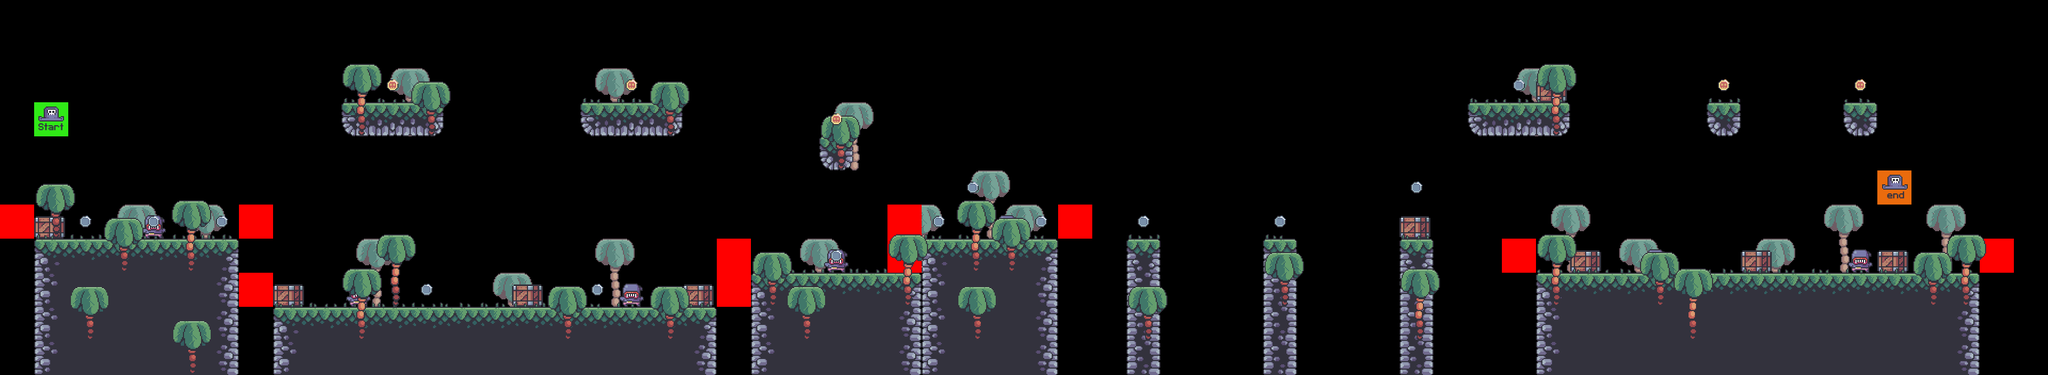

The image is a tile-based game level rendered from a .tmx file. Its description and source (layers, tilesets, objects; grid data summarised) follow:
An orthogonal 60x11 tile map with 64x64 px tiles, 9 tile layers (bg_palms, terrain, crates, grass, ...), 7 tilesets.

<map version="1.10" tiledversion="1.11.2" orientation="orthogonal" renderorder="right-down" width="60" height="11" tilewidth="64" tileheight="64" infinite="0" nextlayerid="12" nextobjectid="1">
 <tileset firstgid="1" source="../tilesets/terrain_tiles.tsx" />
 <tileset firstgid="17" source="../tilesets/coin_tiles.tsx" />
 <tileset firstgid="19" source="../tilesets/grass_tiles.tsx" />
 <tileset firstgid="24" source="../tilesets/palms.tsx" />
 <tileset firstgid="27" source="../tilesets/crates.tsx" />
 <tileset firstgid="28" source="../tilesets/player_tiles.tsx" />
 <tileset firstgid="30" source="../tilesets/enemy_tiles.tsx" />
 <layer id="5" name="bg_palms" width="60" height="11">
  <data>[660 cells, 18 non-empty, 1 distinct tile ids]</data>
 </layer>
 <layer id="1" name="terrain" width="60" height="11">
  <data>[660 cells, 144 non-empty, 12 distinct tile ids]</data>
 </layer>
 <layer id="6" name="crates" width="60" height="11">
  <data>[660 cells, 10 non-empty, 1 distinct tile ids]</data>
 </layer>
 <layer id="3" name="grass" width="60" height="11">
  <data>[660 cells, 56 non-empty, 5 distinct tile ids]</data>
 </layer>
 <layer id="9" name="enemies" width="60" height="11">
  <data>[660 cells, 7 non-empty, 1 distinct tile ids]</data>
 </layer>
 <layer id="11" name="constraints" width="60" height="11">
  <data>[660 cells, 10 non-empty, 1 distinct tile ids]</data>
 </layer>
 <layer id="4" name="fg_palms" width="60" height="11">
  <data>[660 cells, 28 non-empty, 2 distinct tile ids]</data>
 </layer>
 <layer id="2" name="coins" width="60" height="11">
  <data>[660 cells, 18 non-empty, 2 distinct tile ids]</data>
 </layer>
 <layer id="7" name="player" width="60" height="11">
  <data>[660 cells, 2 non-empty, 2 distinct tile ids]</data>
 </layer>
</map>
